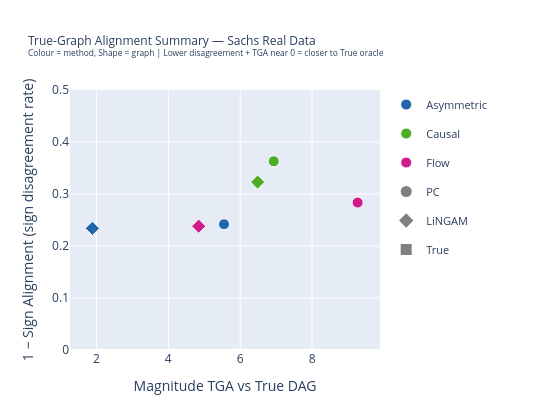

Here is the notebook cell this chart was saved with:
### Code cell
# ── 7c: |TGA| vs Sign Disagreement scatter (True DAG) ───────────────────
GRAPH_MARKERS = {"PC": "circle", "LiNGAM": "diamond"}

fig_summary_true = plot_tga_sa_scatter(
    df_sa         = df_sa,
    df_tga        = df_tga,
    method_colors = METHOD_COLORS,
    dataset       = "Sachs Real Data",
    reference     = "True",
    height        = 420,
    width         = 560,
)

### Figure 1 — Plotly figure (JSON) as saved in the notebook; plotly's stock layout.template omitted (floating-point values rounded to 4 significant figures)
{"data": [{"hovertemplate": "<b>Asymmetric</b> — PC<br>TGA: %{x:.4f}<br>Sign disagreement (1−align): %{y:.3f}<extra></extra>", "legendgroup": "Asymmetric", "marker": {"color": "#2166ac", "line": {"color": "white", "width": 1}, "size": 11, "symbol": "circle"}, "mode": "markers", "name": "Asymmetric", "showlegend": true, "type": "scatter", "x": [5.55], "y": [0.242]}, {"hovertemplate": "<b>Asymmetric</b> — LiNGAM<br>TGA: %{x:.4f}<br>Sign disagreement (1−align): %{y:.3f}<extra></extra>", "legendgroup": "Asymmetric", "marker": {"color": "#2166ac", "line": {"color": "white", "width": 1}, "size": 11, "symbol": "diamond"}, "mode": "markers", "name": "Asymmetric", "showlegend": false, "type": "scatter", "x": [1.89], "y": [0.234]}, {"hovertemplate": "<b>Causal</b> — PC<br>TGA: %{x:.4f}<br>Sign disagreement (1−align): %{y:.3f}<extra></extra>", "legendgroup": "Causal", "marker": {"color": "#4dac26", "line": {"color": "white", "width": 1}, "size": 11, "symbol": "circle"}, "mode": "markers", "name": "Causal", "showlegend": true, "type": "scatter", "x": [6.933], "y": [0.363]}, {"hovertemplate": "<b>Causal</b> — LiNGAM<br>TGA: %{x:.4f}<br>Sign disagreement (1−align): %{y:.3f}<extra></extra>", "legendgroup": "Causal", "marker": {"color": "#4dac26", "line": {"color": "white", "width": 1}, "size": 11, "symbol": "diamond"}, "mode": "markers", "name": "Causal", "showlegend": false, "type": "scatter", "x": [6.485], "y": [0.323]}, {"hovertemplate": "<b>Flow</b> — PC<br>TGA: %{x:.4f}<br>Sign disagreement (1−align): %{y:.3f}<extra></extra>", "legendgroup": "Flow", "marker": {"color": "#d01c8b", "line": {"color": "white", "width": 1}, "size": 11, "symbol": "circle"}, "mode": "markers", "name": "Flow", "showlegend": true, "type": "scatter", "x": [9.266], "y": [0.2836]}, {"hovertemplate": "<b>Flow</b> — LiNGAM<br>TGA: %{x:.4f}<br>Sign disagreement (1−align): %{y:.3f}<extra></extra>", "legendgroup": "Flow", "marker": {"color": "#d01c8b", "line": {"color": "white", "width": 1}, "size": 11, "symbol": "diamond"}, "mode": "markers", "name": "Flow", "showlegend": false, "type": "scatter", "x": [4.846], "y": [0.2381]}, {"legendgroup": "graph_PC", "marker": {"color": "gray", "size": 11, "symbol": "circle"}, "mode": "markers", "name": "PC", "showlegend": true, "type": "scatter", "x": [null], "y": [null]}, {"legendgroup": "graph_LiNGAM", "marker": {"color": "gray", "size": 11, "symbol": "diamond"}, "mode": "markers", "name": "LiNGAM", "showlegend": true, "type": "scatter", "x": [null], "y": [null]}, {"legendgroup": "graph_True", "marker": {"color": "gray", "size": 11, "symbol": "square"}, "mode": "markers", "name": "True", "showlegend": true, "type": "scatter", "x": [null], "y": [null]}], "layout": {"height": 420, "legend": {"font": {"size": 11}, "x": 1.02, "xanchor": "left", "y": 1}, "margin": {"b": 70, "l": 70, "r": 180, "t": 90}, "title": {"font": {"size": 12}, "text": "True-Graph Alignment Summary — Sachs Real Data<br><sup>Colour = method, Shape = graph | Lower disagreement + TGA near 0 = closer to True oracle</sup>"}, "width": 560, "xaxis": {"title": {"text": "Magnitude TGA vs True DAG"}, "zeroline": true, "zerolinecolor": "gray", "zerolinewidth": 1.5}, "yaxis": {"range": [0, 0.5], "title": {"text": "1 − Sign Alignment (sign disagreement rate)"}}}}
